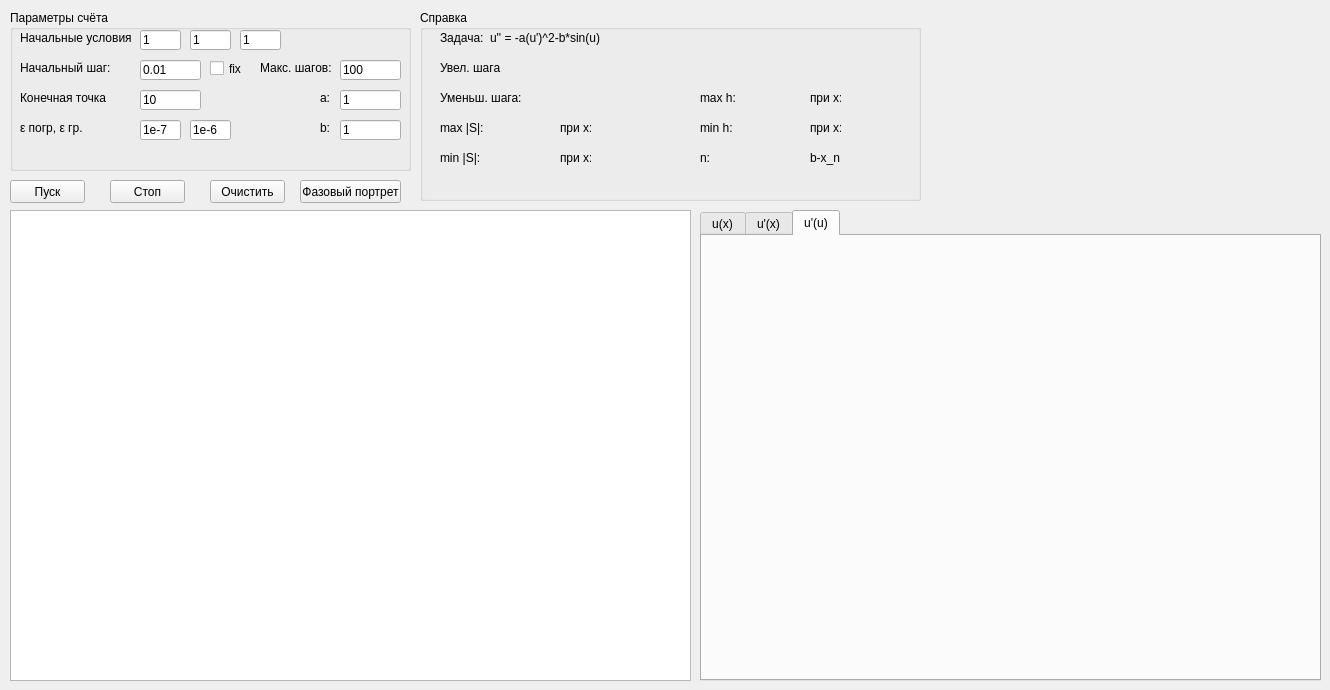
    <widget class="QWidget" name="task2">
     <attribute name="title">
      <string>Основная задача #2</string>
     </attribute>
     <widget class="QTabWidget" name="graphs">
      <property name="geometry">
       <rect>
        <x>700</x>
        <y>210</y>
        <width>621</width>
        <height>471</height>
       </rect>
      </property>
      <property name="currentIndex">
       <number>2</number>
      </property>
      <widget class="QWidget" name="uxtab">
       <attribute name="title">
        <string>u(x)</string>
       </attribute>
       <widget class="QCustomPlot" name="uxgraph" native="true">
        <property name="geometry">
         <rect>
          <x>0</x>
          <y>0</y>
          <width>611</width>
          <height>451</height>
         </rect>
        </property>
       </widget>
      </widget>
      <widget class="QWidget" name="usxtab">
       <attribute name="title">
        <string>u'(x)</string>
       </attribute>
       <widget class="QCustomPlot" name="usxgraph" native="true">
        <property name="geometry">
         <rect>
          <x>0</x>
          <y>0</y>
          <width>611</width>
          <height>451</height>
         </rect>
        </property>
       </widget>
      </widget>
      <widget class="QWidget" name="uustab">
       <attribute name="title">
        <string>u'(u)</string>
       </attribute>
       <widget class="QCustomPlot" name="uusgraph" native="true">
        <property name="geometry">
         <rect>
          <x>0</x>
          <y>0</y>
          <width>611</width>
          <height>451</height>
         </rect>
        </property>
       </widget>
      </widget>
     </widget>
     <widget class="QGroupBox" name="Params_3">
      <property name="geometry">
       <rect>
        <x>10</x>
        <y>10</y>
        <width>401</width>
        <height>161</height>
       </rect>
      </property>
      <property name="title">
       <string>Параметры счёта</string>
      </property>
      <widget class="QLineEdit" name="maxStepfd_3">
       <property name="geometry">
        <rect>
         <x>330</x>
         <y>50</y>
         <width>61</width>
         <height>20</height>
        </rect>
       </property>
       <property name="text">
        <string>100</string>
       </property>
      </widget>
      <widget class="QLabel" name="epslb_3">
       <property name="geometry">
        <rect>
         <x>10</x>
         <y>110</y>
         <width>71</width>
         <height>16</height>
        </rect>
       </property>
       <property name="text">
        <string>ε погр, ε гр.</string>
       </property>
      </widget>
      <widget class="QLineEdit" name="epsBrdfd_3">
       <property name="geometry">
        <rect>
         <x>180</x>
         <y>110</y>
         <width>41</width>
         <height>20</height>
        </rect>
       </property>
       <property name="text">
        <string>1e-6</string>
       </property>
      </widget>
      <widget class="QLabel" name="steplb_3">
       <property name="geometry">
        <rect>
         <x>10</x>
         <y>50</y>
         <width>91</width>
         <height>16</height>
        </rect>
       </property>
       <property name="text">
        <string>Начальный шаг:</string>
       </property>
      </widget>
      <widget class="QLabel" name="maxSteplb_3">
       <property name="geometry">
        <rect>
         <x>250</x>
         <y>50</y>
         <width>81</width>
         <height>16</height>
        </rect>
       </property>
       <property name="text">
        <string>Макс. шагов:</string>
       </property>
      </widget>
      <widget class="QLineEdit" name="stepfd_3">
       <property name="geometry">
        <rect>
         <x>130</x>
         <y>50</y>
         <width>61</width>
         <height>20</height>
        </rect>
       </property>
       <property name="text">
        <string>0.01</string>
       </property>
      </widget>
      <widget class="QLineEdit" name="epsCtrlfd_3">
       <property name="geometry">
        <rect>
         <x>130</x>
         <y>110</y>
         <width>41</width>
         <height>20</height>
        </rect>
       </property>
       <property name="text">
        <string>1e-7</string>
       </property>
      </widget>
      <widget class="QLabel" name="startpointlb_3">
       <property name="geometry">
        <rect>
         <x>10</x>
         <y>20</y>
         <width>111</width>
         <height>16</height>
        </rect>
       </property>
       <property name="text">
        <string>Начальные условия:</string>
       </property>
      </widget>
      <widget class="QCheckBox" name="isStepFixedch_3">
       <property name="geometry">
        <rect>
         <x>200</x>
         <y>50</y>
         <width>41</width>
         <height>17</height>
        </rect>
       </property>
       <property name="text">
        <string>fix</string>
       </property>
      </widget>
      <widget class="QLineEdit" name="u0fd_3">
       <property name="geometry">
        <rect>
         <x>180</x>
         <y>20</y>
         <width>41</width>
         <height>20</height>
        </rect>
       </property>
       <property name="text">
        <string>1</string>
       </property>
      </widget>
      <widget class="QLineEdit" name="endfd_3">
       <property name="geometry">
        <rect>
         <x>130</x>
         <y>80</y>
         <width>61</width>
         <height>20</height>
        </rect>
       </property>
       <property name="text">
        <string>10</string>
       </property>
       <property name="echoMode">
        <enum>QLineEdit::Normal</enum>
       </property>
       <property name="dragEnabled">
        <bool>false</bool>
       </property>
       <property name="readOnly">
        <bool>false</bool>
       </property>
       <property name="clearButtonEnabled">
        <bool>false</bool>
       </property>
      </widget>
      <widget class="QLabel" name="endlb_3">
       <property name="geometry">
        <rect>
         <x>10</x>
         <y>80</y>
         <width>91</width>
         <height>16</height>
        </rect>
       </property>
       <property name="text">
        <string>Конечная точка</string>
       </property>
      </widget>
      <widget class="QLineEdit" name="x0fd_3">
       <property name="geometry">
        <rect>
         <x>130</x>
         <y>20</y>
         <width>41</width>
         <height>20</height>
        </rect>
       </property>
       <property name="text">
        <string>1</string>
       </property>
      </widget>
      <widget class="QLineEdit" name="u0sfd_3">
       <property name="geometry">
        <rect>
         <x>230</x>
         <y>20</y>
         <width>41</width>
         <height>20</height>
        </rect>
       </property>
       <property name="text">
        <string>1</string>
       </property>
      </widget>
      <widget class="QLabel" name="alb">
       <property name="geometry">
        <rect>
         <x>310</x>
         <y>80</y>
         <width>21</width>
         <height>16</height>
        </rect>
       </property>
       <property name="text">
        <string>a:</string>
       </property>
      </widget>
      <widget class="QLabel" name="blb">
       <property name="geometry">
        <rect>
         <x>310</x>
         <y>110</y>
         <width>21</width>
         <height>16</height>
        </rect>
       </property>
       <property name="text">
        <string>b:</string>
       </property>
      </widget>
      <widget class="QLineEdit" name="afd">
       <property name="geometry">
        <rect>
         <x>330</x>
         <y>80</y>
         <width>61</width>
         <height>20</height>
        </rect>
       </property>
       <property name="text">
        <string>1</string>
       </property>
      </widget>
      <widget class="QLineEdit" name="bfd">
       <property name="geometry">
        <rect>
         <x>330</x>
         <y>110</y>
         <width>61</width>
         <height>20</height>
        </rect>
       </property>
       <property name="text">
        <string>1</string>
       </property>
      </widget>
     </widget>
     <widget class="QGroupBox" name="info_3">
      <property name="geometry">
       <rect>
        <x>420</x>
        <y>10</y>
        <width>501</width>
        <height>191</height>
       </rect>
      </property>
      <property name="title">
       <string>Справка</string>
      </property>
      <widget class="QLabel" name="tasklb_3">
       <property name="enabled">
        <bool>true</bool>
       </property>
       <property name="geometry">
        <rect>
         <x>20</x>
         <y>20</y>
         <width>51</width>
         <height>16</height>
        </rect>
       </property>
       <property name="text">
        <string>Задача: </string>
       </property>
      </widget>
      <widget class="QLabel" name="stepUplb_3">
       <property name="geometry">
        <rect>
         <x>20</x>
         <y>50</y>
         <width>61</width>
         <height>16</height>
        </rect>
       </property>
       <property name="text">
        <string>Увел. шага</string>
       </property>
      </widget>
      <widget class="QLabel" name="stepDwnlb_3">
       <property name="geometry">
        <rect>
         <x>20</x>
         <y>80</y>
         <width>81</width>
         <height>16</height>
        </rect>
       </property>
       <property name="text">
        <string>Уменьш. шага:</string>
       </property>
      </widget>
      <widget class="QLabel" name="stepUp_3">
       <property name="geometry">
        <rect>
         <x>100</x>
         <y>50</y>
         <width>91</width>
         <height>16</height>
        </rect>
       </property>
       <property name="text">
        <string/>
       </property>
      </widget>
      <widget class="QLabel" name="stepDwn_3">
       <property name="geometry">
        <rect>
         <x>100</x>
         <y>80</y>
         <width>91</width>
         <height>16</height>
        </rect>
       </property>
       <property name="text">
        <string/>
       </property>
      </widget>
      <widget class="QLabel" name="task_3">
       <property name="geometry">
        <rect>
         <x>70</x>
         <y>20</y>
         <width>231</width>
         <height>16</height>
        </rect>
       </property>
       <property name="text">
        <string>u'' = -a(u')^2-b*sin(u)</string>
       </property>
      </widget>
      <widget class="QLabel" name="maxSlb_3">
       <property name="geometry">
        <rect>
         <x>20</x>
         <y>110</y>
         <width>47</width>
         <height>16</height>
        </rect>
       </property>
       <property name="text">
        <string>max |S|:</string>
       </property>
      </widget>
      <widget class="QLabel" name="maxS_3">
       <property name="geometry">
        <rect>
         <x>70</x>
         <y>110</y>
         <width>61</width>
         <height>16</height>
        </rect>
       </property>
       <property name="text">
        <string/>
       </property>
      </widget>
      <widget class="QLabel" name="xmaxSlb_3">
       <property name="geometry">
        <rect>
         <x>140</x>
         <y>110</y>
         <width>31</width>
         <height>16</height>
        </rect>
       </property>
       <property name="text">
        <string>при x:</string>
       </property>
      </widget>
      <widget class="QLabel" name="xmaxS_3">
       <property name="geometry">
        <rect>
         <x>180</x>
         <y>110</y>
         <width>61</width>
         <height>16</height>
        </rect>
       </property>
       <property name="text">
        <string/>
       </property>
      </widget>
      <widget class="QLabel" name="minSlb_3">
       <property name="geometry">
        <rect>
         <x>20</x>
         <y>140</y>
         <width>47</width>
         <height>16</height>
        </rect>
       </property>
       <property name="text">
        <string>min |S|:</string>
       </property>
      </widget>
      <widget class="QLabel" name="minS_3">
       <property name="geometry">
        <rect>
         <x>70</x>
         <y>140</y>
         <width>61</width>
         <height>16</height>
        </rect>
       </property>
       <property name="text">
        <string/>
       </property>
      </widget>
      <widget class="QLabel" name="xminSlb_3">
       <property name="geometry">
        <rect>
         <x>140</x>
         <y>140</y>
         <width>31</width>
         <height>16</height>
        </rect>
       </property>
       <property name="text">
        <string>при x:</string>
       </property>
      </widget>
      <widget class="QLabel" name="xminS_3">
       <property name="geometry">
        <rect>
         <x>180</x>
         <y>140</y>
         <width>61</width>
         <height>16</height>
        </rect>
       </property>
       <property name="text">
        <string/>
       </property>
      </widget>
      <widget class="QLabel" name="avgS_3">
       <property name="geometry">
        <rect>
         <x>106</x>
         <y>170</y>
         <width>71</width>
         <height>16</height>
        </rect>
       </property>
       <property name="text">
        <string/>
       </property>
      </widget>
      <widget class="QLabel" name="maxHlb_3">
       <property name="geometry">
        <rect>
         <x>280</x>
         <y>80</y>
         <width>41</width>
         <height>16</height>
        </rect>
       </property>
       <property name="text">
        <string>max h:</string>
       </property>
      </widget>
      <widget class="QLabel" name="maxH_3">
       <property name="geometry">
        <rect>
         <x>320</x>
         <y>80</y>
         <width>61</width>
         <height>16</height>
        </rect>
       </property>
       <property name="text">
        <string/>
       </property>
      </widget>
      <widget class="QLabel" name="xmaxHlb_3">
       <property name="geometry">
        <rect>
         <x>390</x>
         <y>80</y>
         <width>31</width>
         <height>16</height>
        </rect>
       </property>
       <property name="text">
        <string>при x:</string>
       </property>
      </widget>
      <widget class="QLabel" name="xmaxH_3">
       <property name="geometry">
        <rect>
         <x>430</x>
         <y>80</y>
         <width>61</width>
         <height>16</height>
        </rect>
       </property>
       <property name="text">
        <string/>
       </property>
      </widget>
      <widget class="QLabel" name="xminHlb_3">
       <property name="geometry">
        <rect>
         <x>390</x>
         <y>110</y>
         <width>31</width>
         <height>16</height>
        </rect>
       </property>
       <property name="text">
        <string>при x:</string>
       </property>
      </widget>
      <widget class="QLabel" name="xminH_3">
       <property name="geometry">
        <rect>
         <x>430</x>
         <y>110</y>
         <width>61</width>
         <height>16</height>
        </rect>
       </property>
       <property name="text">
        <string/>
       </property>
      </widget>
      <widget class="QLabel" name="minHlb_3">
       <property name="geometry">
        <rect>
         <x>280</x>
         <y>110</y>
         <width>41</width>
         <height>16</height>
        </rect>
       </property>
       <property name="text">
        <string>min h:</string>
       </property>
      </widget>
      <widget class="QLabel" name="minH_3">
       <property name="geometry">
        <rect>
         <x>320</x>
         <y>110</y>
         <width>61</width>
         <height>16</height>
        </rect>
       </property>
       <property name="text">
        <string/>
       </property>
      </widget>
      <widget class="QLabel" name="n_3">
       <property name="geometry">
        <rect>
         <x>320</x>
         <y>140</y>
         <width>61</width>
         <height>16</height>
        </rect>
       </property>
       <property name="text">
        <string/>
       </property>
      </widget>
      <widget class="QLabel" name="xmaxE_3">
       <property name="geometry">
        <rect>
         <x>420</x>
         <y>80</y>
         <width>71</width>
         <height>16</height>
        </rect>
       </property>
       <property name="text">
        <string/>
       </property>
      </widget>
      <widget class="QLabel" name="nlb_3">
       <property name="geometry">
        <rect>
         <x>280</x>
         <y>140</y>
         <width>41</width>
         <height>16</height>
        </rect>
       </property>
       <property name="text">
        <string>n:</string>
       </property>
      </widget>
      <widget class="QLabel" name="ebrdlb_3">
       <property name="geometry">
        <rect>
         <x>390</x>
         <y>140</y>
         <width>31</width>
         <height>16</height>
        </rect>
       </property>
       <property name="text">
        <string>b-x_n:</string>
       </property>
      </widget>
      <widget class="QLabel" name="ebrd_3">
       <property name="geometry">
        <rect>
         <x>430</x>
         <y>140</y>
         <width>61</width>
         <height>16</height>
        </rect>
       </property>
       <property name="text">
        <string/>
       </property>
      </widget>
     </widget>
     <widget class="QPushButton" name="clear_3">
      <property name="geometry">
       <rect>
        <x>210</x>
        <y>180</y>
        <width>75</width>
        <height>23</height>
       </rect>
      </property>
      <property name="text">
       <string>Очистить</string>
      </property>
     </widget>
     <widget class="QPushButton" name="stopCount_3">
      <property name="geometry">
       <rect>
        <x>110</x>
        <y>180</y>
        <width>75</width>
        <height>23</height>
       </rect>
      </property>
      <property name="text">
       <string>Стоп</string>
      </property>
     </widget>
     <widget class="QPushButton" name="startCount_3">
      <property name="geometry">
       <rect>
        <x>10</x>
        <y>180</y>
        <width>75</width>
        <height>23</height>
       </rect>
      </property>
      <property name="text">
       <string>Пуск</string>
      </property>
     </widget>
     <widget class="QTableWidget" name="tableWidget_3">
      <property name="geometry">
       <rect>
        <x>10</x>
        <y>210</y>
        <width>681</width>
        <height>471</height>
       </rect>
      </property>
     </widget>
     <widget class="QCustomPlot" name="errGraph_3" native="true">
      <property name="enabled">
       <bool>true</bool>
      </property>
      <property name="geometry">
       <rect>
        <x>930</x>
        <y>10</y>
        <width>381</width>
        <height>191</height>
       </rect>
      </property>
     </widget>
     <widget class="QPushButton" name="phaseport">
      <property name="geometry">
       <rect>
        <x>300</x>
        <y>180</y>
        <width>101</width>
        <height>23</height>
       </rect>
      </property>
      <property name="text">
       <string>Фазовый портрет</string>
      </property>
     </widget>
    </widget>
